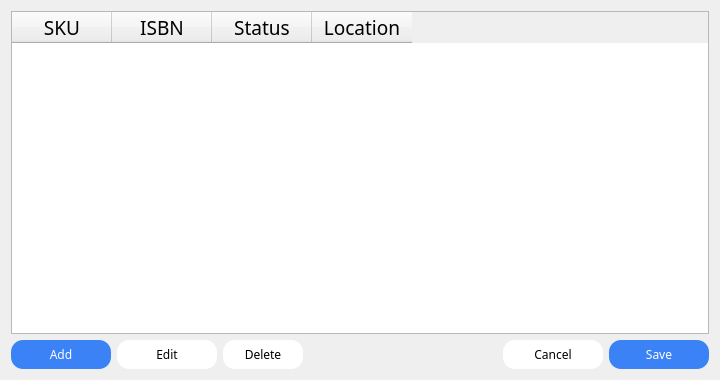
<?xml version="1.0" encoding="UTF-8"?>
<ui version="4.0">
 <class>StockListDialog</class>
 <widget class="QDialog" name="StockListDialog">
  <property name="geometry">
   <rect>
    <x>0</x>
    <y>0</y>
    <width>720</width>
    <height>380</height>
   </rect>
  </property>
  <property name="windowTitle">
   <string>Stock List</string>
  </property>
  <layout class="QVBoxLayout" name="dialogVerticalLayout">
   <item>
    <widget class="QTableWidget" name="stockTableWidget">
     <property name="font">
      <font>
       <family>Poppins</family>
      </font>
     </property>
     <property name="styleSheet">
      <string notr="true"/>
     </property>
     <property name="rowCount">
      <number>0</number>
     </property>
     <property name="columnCount">
      <number>4</number>
     </property>
     <column>
      <property name="text">
       <string>SKU</string>
      </property>
      <property name="font">
       <font>
        <family>Poppins</family>
        <pointsize>14</pointsize>
       </font>
      </property>
     </column>
     <column>
      <property name="text">
       <string>ISBN</string>
      </property>
      <property name="font">
       <font>
        <family>Poppins</family>
        <pointsize>14</pointsize>
       </font>
      </property>
     </column>
     <column>
      <property name="text">
       <string>Status</string>
      </property>
      <property name="font">
       <font>
        <family>Poppins</family>
        <pointsize>14</pointsize>
       </font>
      </property>
     </column>
     <column>
      <property name="text">
       <string>Location</string>
      </property>
      <property name="font">
       <font>
        <family>Poppins</family>
        <pointsize>14</pointsize>
       </font>
      </property>
     </column>
    </widget>
   </item>
   <item>
    <widget class="QFrame" name="buttonBarFrame">
     <property name="font">
      <font>
       <family>Poppins</family>
      </font>
     </property>
     <layout class="QHBoxLayout" name="horizontalLayout">
      <property name="leftMargin">
       <number>0</number>
      </property>
      <property name="topMargin">
       <number>0</number>
      </property>
      <property name="rightMargin">
       <number>0</number>
      </property>
      <property name="bottomMargin">
       <number>0</number>
      </property>
      <item>
       <widget class="QPushButton" name="addStockRowButton">
        <property name="minimumSize">
         <size>
          <width>100</width>
          <height>0</height>
         </size>
        </property>
        <property name="font">
         <font>
          <family>Poppins</family>
         </font>
        </property>
        <property name="styleSheet">
         <string notr="true">QPushButton {
  border-radius: 12px; background: #3B82F6; color: #FFF; padding: 6px;
}
QPushButton:hover   { background: rgba(59,130,246,200); }
QPushButton:pressed { background: rgba(59,130,246,150); }</string>
        </property>
        <property name="text">
         <string>Add</string>
        </property>
       </widget>
      </item>
      <item>
       <widget class="QPushButton" name="editStockRowButton">
        <property name="minimumSize">
         <size>
          <width>100</width>
          <height>0</height>
         </size>
        </property>
        <property name="font">
         <font>
          <family>Poppins</family>
         </font>
        </property>
        <property name="styleSheet">
         <string notr="true">QPushButton {
  border-radius: 12px; background: #FFF; padding: 6px;
}
QPushButton:hover   { background: rgba(255,255,255,200); }
QPushButton:pressed { background: rgba(255,255,255,150); }</string>
        </property>
        <property name="text">
         <string>Edit</string>
        </property>
       </widget>
      </item>
      <item>
       <widget class="QPushButton" name="deleteStockRowButton">
        <property name="minimumSize">
         <size>
          <width>80</width>
          <height>0</height>
         </size>
        </property>
        <property name="font">
         <font>
          <family>Poppins</family>
         </font>
        </property>
        <property name="styleSheet">
         <string notr="true">QPushButton {
  border-radius: 12px; background: #FFF; padding: 6px;
}
QPushButton:hover   { background: rgba(255,255,255,200); }
QPushButton:pressed { background: rgba(255,255,255,150); }</string>
        </property>
        <property name="text">
         <string>Delete</string>
        </property>
       </widget>
      </item>
      <item>
       <spacer name="hSpacer">
        <property name="font">
         <font>
          <family>Poppins</family>
         </font>
        </property>
        <property name="orientation">
         <enum>Qt::Orientation::Horizontal</enum>
        </property>
        <property name="sizeHint" stdset="0">
         <size>
          <width>0</width>
          <height>0</height>
         </size>
        </property>
       </spacer>
      </item>
      <item>
       <widget class="QPushButton" name="cancelStockButton">
        <property name="minimumSize">
         <size>
          <width>100</width>
          <height>0</height>
         </size>
        </property>
        <property name="font">
         <font>
          <family>Poppins</family>
         </font>
        </property>
        <property name="styleSheet">
         <string notr="true">QPushButton {
  border-radius: 12px; background: #FFF; padding: 6px;
}
QPushButton:hover   { background: rgba(255,255,255,200); }
QPushButton:pressed { background: rgba(255,255,255,150); }</string>
        </property>
        <property name="text">
         <string>Cancel</string>
        </property>
       </widget>
      </item>
      <item>
       <widget class="QPushButton" name="saveStockButton">
        <property name="minimumSize">
         <size>
          <width>100</width>
          <height>0</height>
         </size>
        </property>
        <property name="font">
         <font>
          <family>Poppins</family>
         </font>
        </property>
        <property name="styleSheet">
         <string notr="true">QPushButton {
  border-radius: 12px; background: #3B82F6; color: #FFF; padding: 6px;
}
QPushButton:hover   { background: rgba(59,130,246,200); }
QPushButton:pressed { background: rgba(59,130,246,150); }</string>
        </property>
        <property name="text">
         <string>Save</string>
        </property>
       </widget>
      </item>
     </layout>
    </widget>
   </item>
  </layout>
 </widget>
 <resources/>
 <connections/>
</ui>
